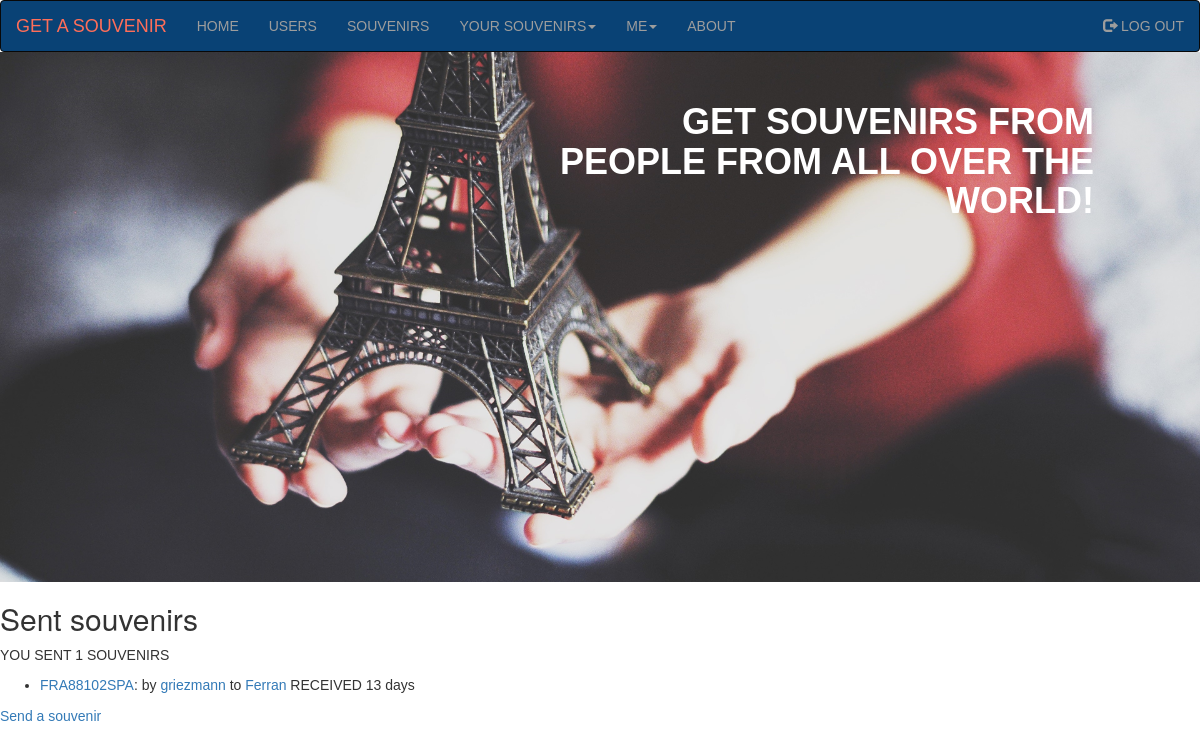
Before: /send_user_souvenirs/ (signed in) with the older database file.
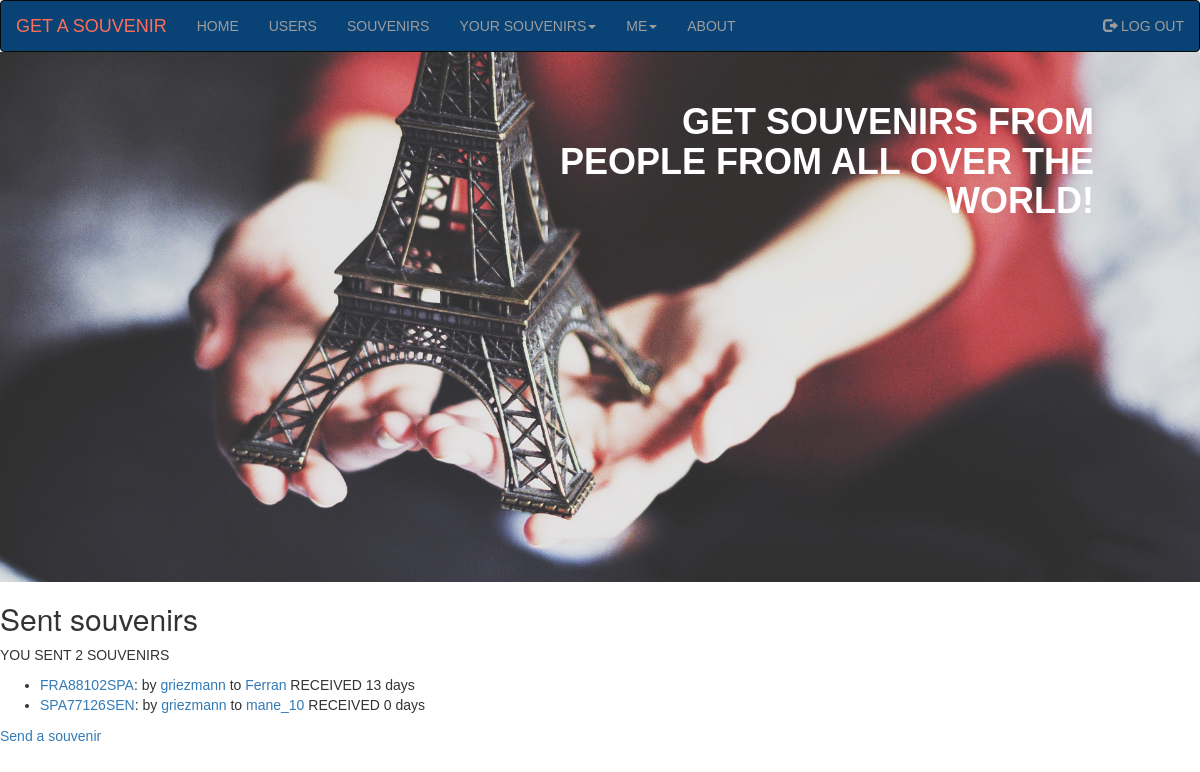
After: the same page with the newer database file.
### souvenirs_app/models.py (models this page shows, shortened)
class Souvenir(models.Model):
    souvenir_id = models.AutoField(primary_key=True)
    slug = models.SlugField(max_length=30, verbose_name='URL')
    send_user = models.ForeignKey(UserInfo, on_delete=models.PROTECT, related_name='send_user')
    send_date = models.DateField(auto_now_add=True)
    receive_user = models.ForeignKey(UserInfo, on_delete=models.PROTECT, related_name='receive_user')
    receive_date = models.DateField(null=True, blank=True)
    send_user_img = models.ImageField(upload_to='send/', default='no-photo.png', null=True, blank=True)
    receive_user_img = models.ImageField(upload_to='receive/', default='no-photo.png', null=True, blank=True)
    send_user_message = models.TextField(max_length=500, null=True, blank=True)
    receive_user_message = models.TextField(max_length=500, null=True, blank=True)
    STATUS_CHOICES = [
        ('ON THE WAY', 'On the way'),
        ('RECEIVED', 'Received'),
    ]
    status = models.CharField(max_length=10, choices=STATUS_CHOICES, default='ON THE WAY')
    def get_absolute_url(self):
        return reverse('souvenirs_app:souvenir', kwargs={'souvenir_slug': self.slug})
    def on_the_way(self):
        return f'{(self.receive_date - self.send_date).days} days'
    class Meta:
        verbose_name = 'Souvenir'
        verbose_name_plural = 'Souvenirs'

class UserInfo(models.Model):
    username = models.OneToOneField(User, on_delete=models.PROTECT, primary_key=True)
    slug = models.SlugField(max_length=30, verbose_name='URL')
    avatar = models.ImageField(upload_to='avatars/', default='no-avatar.jpg', null=True, blank=True)
    sex = models.CharField(max_length=6, choices=(('MALE', 'male'), ('FEMALE', 'female')))
    date_of_birthday = models.DateField(null=True, blank=True)
    country = models.ForeignKey(Country, on_delete=models.PROTECT, related_name='userinfo', unique=False)
    city = models.CharField(max_length=30)
    address = models.TextField(max_length=200)
    about = models.TextField(max_length=500, null=True, blank=True)
    def __str__(self):
        return str(self.username)
    def get_absolute_url(self):
        return reverse('souvenirs_app:user_info', kwargs={'user_info_slug': self.slug})
    class Meta:
        verbose_name = 'User_information'
        verbose_name_plural = 'User_informations'

### souvenirs_app/views.py (the view)
# urls.py: path('send_user_souvenirs/', views.SendUserSouvenirsView.as_view(), name='send_user_souvenirs'),
class SendUserSouvenirsView(LoginRequiredMixin, SouvenirsView):
    template_name = 'souvenirs_app/send_user_souvenirs.html'
    context_object_name = 'send_user_souvenirs'
    def get_queryset(self):
        return Souvenir.objects.filter(send_user__slug=slugify(self.request.user), status='RECEIVED')

### souvenirs_app/templates/souvenirs_app/send_user_souvenirs.html
{% extends 'souvenirs_app/base.html' %}
{% block content %}
    <h2>Sent souvenirs</h2>
    <p>YOU SENT {{ send_user_souvenirs.count }} SOUVENIRS</p>
    <ul>
        {% for souvenir in send_user_souvenirs %}
            <li><a href="{{ souvenir.get_absolute_url }}">{{ souvenir.slug }}</a>:
                by
                <a href="{{ souvenir.send_user.get_absolute_url }}">{{ souvenir.send_user }}</a>
                to
                <a href="{{ souvenir.receive_user.get_absolute_url }}">{{ souvenir.receive_user }}</a>
                {{ souvenir.status }}
                {% if souvenir.status == 'RECEIVED' %}
                    {{ souvenir.on_the_way }}
                {% endif %}
        {% empty %}
            <li>No souvenirs have been sent yet</li>
        {% endfor %}
    </ul>
    <a href="{% url 'souvenirs_app:create_souvenir' %}">Send a souvenir</a>
{% endblock content %}

Changed rows visible on the page:
added Souvenir: slug "SPA77126SEN", send_user "griezmann", receive_user "mane_10", status "RECEIVED", on_the_way "0 days"
Other visible differences:
{{ send_user_souvenirs.count }}: "1" → "2"
